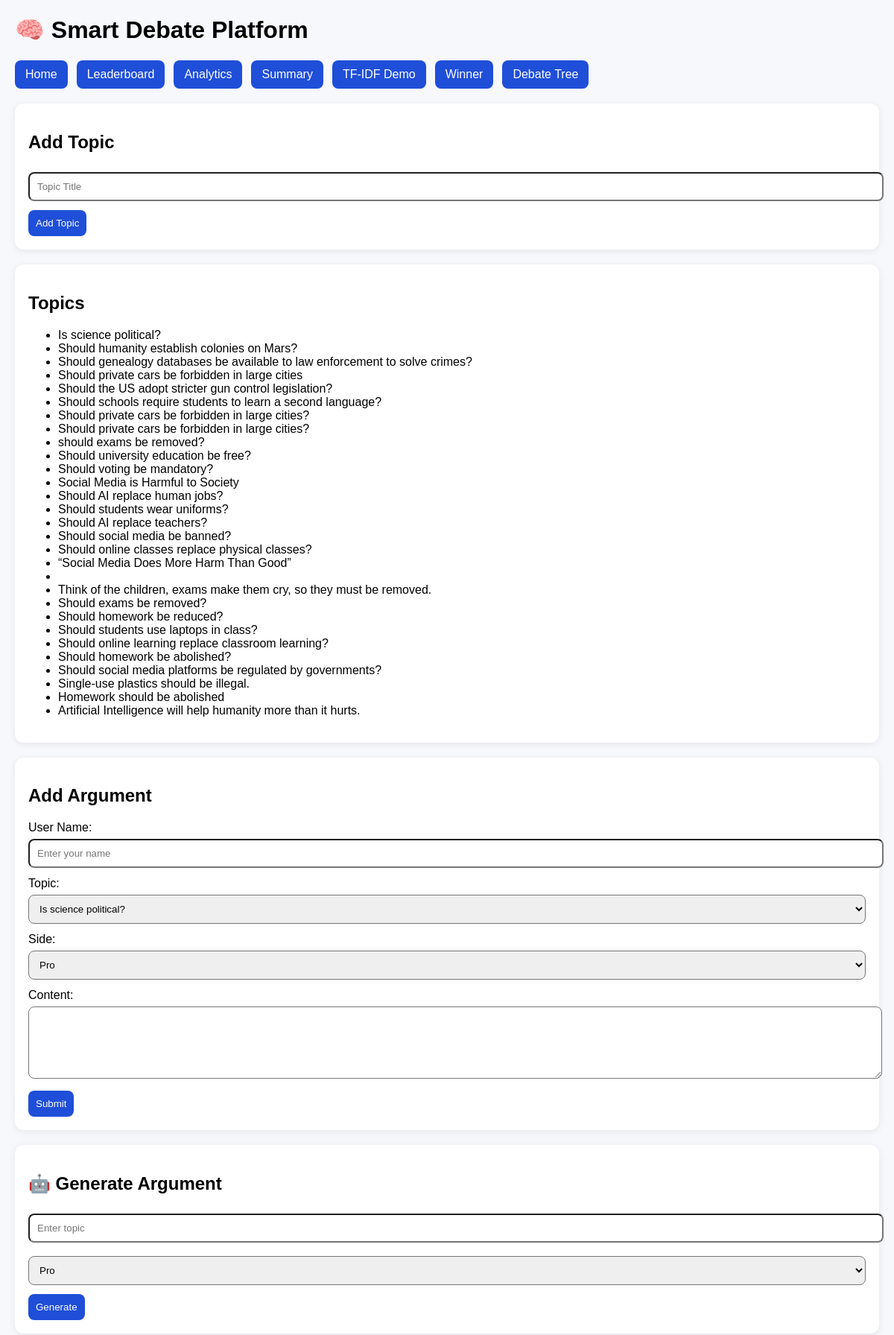
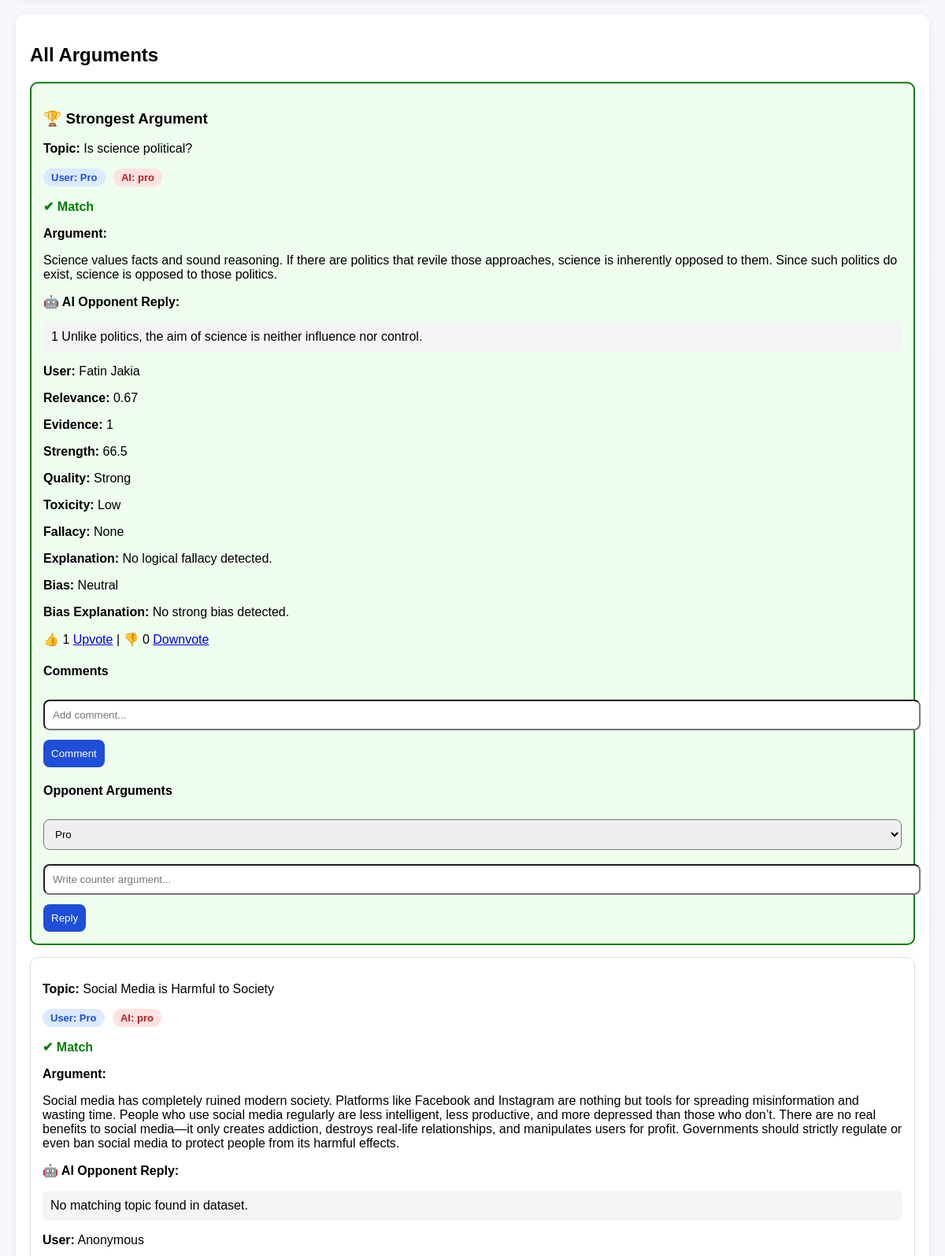
The page / (upper part) on the database its author committed (2 pictures, top to bottom).
### tables this page shows
CREATE TABLE topics (
            id INTEGER PRIMARY KEY AUTOINCREMENT,
            title TEXT UNIQUE
        );

CREATE TABLE arguments (
            id INTEGER PRIMARY KEY AUTOINCREMENT,
            topic_id INTEGER,
            side TEXT,
            predicted_side TEXT,
            content TEXT,
            relevance_score REAL,
            evidence_score INTEGER,
            upvotes INTEGER DEFAULT 0,
            downvotes INTEGER DEFAULT 0,
            strength_score REAL DEFAULT 0,
            toxicity_label TEXT DEFAULT 'Low',
            fallacy_label TEXT DEFAULT 'None',
            quality_label TEXT DEFAULT 'Medium',
            created_at TEXT
        , fallacy_explanation TEXT DEFAULT 'No logical fallacy detected.', highlighted_text TEXT, bias_label TEXT, bias_explanation TEXT, username TEXT DEFAULT 'Anonymous');

### app.py (the view)
@app.route('/')
def index():
    conn = get_db()
    c = conn.cursor()
    c.execute("SELECT * FROM topics ORDER BY id DESC")
    topics = c.fetchall()
    c.execute("""
        SELECT arguments.*, topics.title
        FROM arguments
        JOIN topics ON arguments.topic_id = topics.id
        ORDER BY arguments.strength_score DESC, arguments.id DESC
    """)
    arguments = c.fetchall()
    updated_arguments = []
    for arg in arguments:
        arg = dict(arg)
        arg["ai_reply"] = get_ai_reply(arg["title"], arg["side"])
        updated_arguments.append(arg)
    arguments = updated_arguments
    c.execute("SELECT * FROM comments ORDER BY id DESC")
    comments = c.fetchall()
    c.execute("SELECT * FROM replies ORDER BY id DESC")
    replies = c.fetchall()
    conn.close()
    return render_template(
        'index.html',
        topics=topics,
        arguments=arguments,
        comments=comments,
        replies=replies
    )

### app.py (called while the page is built)
def get_db():
    conn = sqlite3.connect("database.db")
    conn.row_factory = sqlite3.Row
    return conn

def get_ai_reply(topic, user_side):
    topic = topic.lower().strip()
    df_topic = df_ai[df_ai["topic"].str.lower().str.contains(topic, na=False)]
    if df_topic.empty:
        return "No matching topic found in dataset."
    opposite = "con" if user_side.lower() == "pro" else "pro"
    df_opposite = df_topic[df_topic["side"] == opposite]
    if not df_opposite.empty:
        return random.choice(df_opposite["content"].dropna().tolist())
    return random.choice(df_topic["content"].dropna().tolist())

### templates/index.html (shortened to what this page needs)
<!DOCTYPE html>
<html>
<head>
</head>
<body>
<h1>🧠 Smart Debate Platform</h1>
<div class="topnav">
    <a href="/">Home</a>
    <a href="/leaderboard">Leaderboard</a>
    <a href="/analytics">Analytics</a>
    <a href="/summary">Summary</a>
    <a href="/demo">TF-IDF Demo</a>
    <a href="/winner">Winner</a>
    <a href="/debate_tree">Debate Tree</a>
</div>
<div class="section">
<h2>Add Topic</h2>
<form method="POST" action="/add_topic">
    <input type="text" name="title" placeholder="Topic Title" required>
    <button>Add Topic</button>
</form>
</div>
<div class="section">
<h2>Topics</h2>
<ul>
    {% for topic in topics %}
        <li>{{ topic['title'] }}</li>
    {% endfor %}
</ul>
</div>
<div class="section">
<h2>Add Argument</h2>
<form method="POST" action="/add_argument">
    <label>User Name:</label>
     <input type="text" name="username" required placeholder="Enter your name">
    <label>Topic:</label>
    <select name="topic_id">
        {% for topic in topics %}
            <option value="{{ topic['id'] }}">{{ topic['title'] }}</option>
        {% endfor %}
    </select>
    <label>Side:</label>
    <select name="side">
        <option value="Pro">Pro</option>
    </select>
    <label>Content:</label>
    <textarea name="content" rows="5"></textarea>
    <button>Submit</button>
</form>
</div>
<div class="section">
<h2>🤖 Generate Argument</h2>
<form method="POST" action="/generate_argument">
    <input type="text" name="topic" placeholder="Enter topic" required>
    <select name="side">
        <option value="Pro">Pro</option>
    </select>
    <button type="submit">Generate</button>
</form>
</div>
<div class="section">
<h2>All Arguments</h2>
{% for arg in arguments %}
<div class="argument-card {% if loop.first %}strongest{% endif %}">
    {% if loop.first %}
        <h3>🏆 Strongest Argument</h3>
    {% endif %}
    <p><strong>Topic:</strong> {{ arg['title'] }}</p>
    <p>
        <span class="badge pro">User: {{ arg['side'] }}</span>
        <span class="badge con">AI: {{ arg['predicted_side'] }}</span>
    </p>
    <p>
        {% if arg['side']|lower == arg['predicted_side']|lower %}
            <strong style="color:green;">✔ Match</strong>
        {% else %}
            <strong style="color:red;">✖ Mismatch</strong>
        {% endif %}
    </p>
    <p><strong>Argument:</strong></p>
    {% if arg['highlighted_text'] %}
        <p>{{ arg['highlighted_text'] | safe }}</p>
    {% else %}
        <p>{{ arg['content'] }}</p>
    {% endif %}
    <p><strong>🤖 AI Opponent Reply:</strong></p>
      <div style="background:#f3f4f6; padding:10px; border-radius:8px;">
    {{ arg['ai_reply'] }}
      </div>
    <p><strong>User:</strong> {{ arg['username'] }}</p>
    <p><strong>Relevance:</strong> {{ arg['relevance_score'] }}</p>
    <p><strong>Evidence:</strong> {{ arg['evidence_score'] }}</p>
    <p><strong>Strength:</strong> {{ arg['strength_score'] }}</p>
    <p><strong>Quality:</strong> {{ arg['quality_label'] }}</p>
    <p><strong>Toxicity:</strong> {{ arg['toxicity_label'] }}</p>
    <p><strong>Fallacy:</strong> {{ arg['fallacy_label'] }}</p>
    <p><strong>Explanation:</strong> {{ arg['fallacy_explanation'] }}</p>
    <p><strong>Bias:</strong> {{ arg['bias_label'] }}</p>
    <p><strong>Bias Explanation:</strong> {{ arg['bias_explanation'] }}</p>
    <p>
        👍 {{ arg['upvotes'] }}
        <a href="/vote/{{ arg['id'] }}/up">Upvote</a> |
        👎 {{ arg['downvotes'] }}
        <a href="/vote/{{ arg['id'] }}/down">Downvote</a>
    </p>
    <h4>Comments</h4>
    <form action="/add_comment" method="POST">
        <input type="text" name="content" placeholder="Add comment..." required>
        <button type="submit">Comment</button>
    </form>
    <h4>Opponent Arguments</h4>
    <form action="/add_reply" method="POST">
        <select name="side">
            <option value="Pro">Pro</option>
        </select>
        <input type="text" name="content" placeholder="Write counter argument..." required>
        <button type="submit">Reply</button>
    </form>
</div>
{% endfor %}
</div>
</body>
</html>

### templates/index.html (style rules this page uses)
body { font-family: Arial; margin: 20px; background: #f7f8fc; }
.topnav { display: flex; gap: 12px; margin-bottom: 20px; }
.topnav a { text-decoration: none; background: #1f4ed8; color: white; padding: 10px 14px; border-radius: 8px; }
.section { background: white; padding: 18px; border-radius: 12px; margin-bottom: 20px; box-shadow: 0 2px 10px rgba(0,0,0,0.08); }
.argument-card { border: 1px solid #ddd; padding: 15px; margin: 15px 0; border-radius: 10px; background: #fff; }
.strongest { border: 2px solid green; background: #eefdee; }
.badge { display: inline-block; padding: 4px 10px; border-radius: 999px; font-size: 13px; font-weight: bold; margin-right: 6px; }
.pro { background: #dbeafe; color: #1d4ed8; }
.con { background: #fee2e2; color: #b91c1c; }
textarea, input, select { width: 100%; padding: 10px; margin-top: 6px; margin-bottom: 12px; border-radius: 8px; }
button { background: #1f4ed8; color: white; border: none; padding: 10px; border-radius: 8px; }

### rows shown on the page
topics: title "Is science political?"
topics: title "Should humanity establish colonies on Mars?"
topics: title "Should genealogy databases be available to law enforcement to solve crimes?"
topics: title "Should private cars be forbidden in large cities"
topics: title "Should the US adopt stricter gun control legislation?"
topics: title "Should schools require students to learn a second language?"
topics: title "Should private cars be forbidden in large cities?"
topics: title "Should private cars be forbidden in large cities?"
topics: title "should exams be removed?"
topics: title "Should university education be free?"
topics: title "Should voting be mandatory?"
topics: title "Social Media is Harmful to Society"
topics: title "Should AI replace human jobs?"
topics: title "Should students wear uniforms?"
topics: title "Should AI replace teachers?"
topics: title "Should social media be banned?"
topics: title "Should online classes replace physical classes?"
topics: title "“Social Media Does More Harm Than Good”"
topics: title "Think of the children, exams make them cry, so they must be removed."
topics: title "Should exams be removed?"
topics: title "Should homework be reduced?"
topics: title "Should students use laptops in class?"
topics: title "Should online learning replace classroom learning?"
topics: title "Should homework be abolished?"
topics: title "Should social media platforms be regulated by governments?"
topics: title "Single-use plastics should be illegal."
topics: title "Homework should be abolished"
topics: title "Artificial Intelligence will help humanity more than it hurts."
arguments: shows "🏆 Strongest Argument", title "Is science political?", side "Pro", predicted_side "pro", shows "✔ Match", content "Science values facts and sound reasoning. If there are politics that revile those approaches, science is inherently opposed to them. Since such politics do exist, science is opposed to those politics.", ai_reply "1 Unlike politics, the aim of science is neither influence nor control.", username "Fatin Jakia", relevance_score "0.67", evidence_score "1", strength_score "66.5", quality_label "Strong", toxicity_label "Low", fallacy_label "None", fallacy_explanation "No logical fallacy detected.", bias_label "Neutral", bias_explanation "No strong bias detected.", upvotes "1", downvotes "0"
arguments: title "Social Media is Harmful to Society", side "Pro", predicted_side "pro", shows "✔ Match", content "Social media has completely ruined modern society. Platforms like Facebook and Instagram are nothing but tools for spreading misinformation and wasting time. People who use social media regularly are less intelligent, less productive, and more depressed than those who don’t. There are no real benefits to social media—it only creates addiction, destroys real-life relationships, and manipulates users for profit. Governments should strictly regulate or even ban social media to protect people from its harmful effects.", ai_reply "No matching topic found in dataset.", username "Anonymous"

### other values the page prints
form field topic_id "Is science political?"
